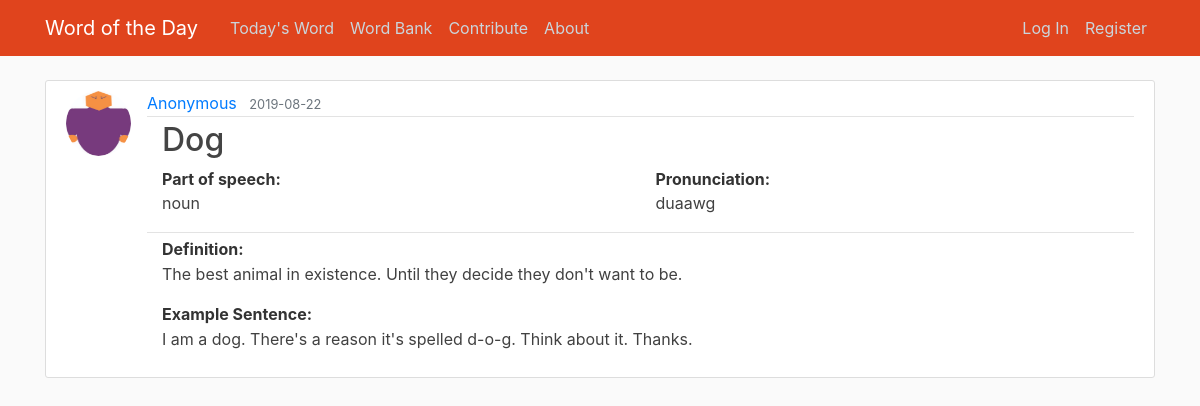
/word/192, run on the app's committed database.
### wotd/models.py (models this page shows, shortened)
class User(db.Model, UserMixin):
    id = db.Column(db.Integer, primary_key=True)
    username = db.Column(db.String(20), unique=True, nullable=False)
    email = db.Column(db.String(120), unique=True, nullable=False)
    image_file = db.Column(db.String(20), nullable=False, default='default.jpg')
    password = db.Column(db.String(60), nullable=False)
    isAdmin = db.Column(db.Boolean, nullable=False, default=False)
    words = db.relationship('Word', backref='contributor', lazy=True)

class Word(db.Model):
    id = db.Column(db.Integer, primary_key=True)
    word = db.Column(db.String(100), nullable=False)
    partOfSpeech_id = db.Column(db.Integer, db.ForeignKey('part_of_speech.id'), nullable=False)
    definition = db.Column(db.Text, nullable=False)
    exampleSentence = db.Column(db.Text, nullable=False)
    ipa = db.Column(db.Text, nullable=True)
    date_added = db.Column(db.DateTime, nullable=False, default=datetime.utcnow)
    date_published = db.Column(db.Date, nullable=True)
    user_id = db.Column(db.Integer, db.ForeignKey('user.id'), nullable=True)

class PartOfSpeech(db.Model):
    id = db.Column(db.Integer, primary_key=True)
    partOfSpeech = db.Column(db.String(100), nullable=False)
    words = db.relationship('Word', backref='part_o_speech', lazy=True)

### wotd/routes.py (the view)
@app.route("/word/<int:word_id>")
def word(word_id):
    word = Word.query.get_or_404(word_id)
    return render_template('word.html', title=word.word, word=word, user=current_user)

### wotd/templates/word.html (shortened to what this page needs)
{% extends "layout.html" %}
{% block content %}
        <article class="media content-section">
          <img class="rounded-circle article-img" src="{{ url_for('static', filename='profile_pics/' + word.contributor.image_file) }}">
            <div class="media-body">
                <div class="article-metadata">
                  <a class="mr-2" href="{{ url_for('word_bank_user', user_id=word.user_id) }}">{{ word.contributor.username }}</a>
                  {% if word.date_published %}
                    <small class="text-muted">{{ word.date_published.strftime('%Y-%m-%d') }}</small>
                  {% endif %}
                </div>
                <div class="container">
                    <h2 class="article-title">{{ word.word }}</h2>
                    <div class="row article-metadata">
                        <div class="col-md-6">
                            <b>Part of speech:</b>
                            <p class="article-content">{{ word.part_o_speech.partOfSpeech }}</p>
                        </div>
                        <div class="col-md-6">
                            {% if word.ipa %}
                                <b>Pronunciation:</b>
                                <p class="article-content">{{ word.ipa }}</p>
                            {% endif %}
                        </div>
                    </div>
                <div>
                    <p class="article-header">Definition: </p>
                    <p class="article-content">{{ word.definition }}</p>
                </div>
                <div>
                    <p class="article-header">Example Sentence: </p>
                    <p class="article-content">{{ word.exampleSentence }}</p>
                </div>
                </div>
            </div>
        </article>
{% endblock content %}

### wotd/static/main.css (style rules this page uses)
body { background: #fafafa; color: #333333; margin-top: 5rem; }
h1, h2, h3, h4, h5, h6 { color: #4f4f4f; }
.content-section { background: #ffffff; padding: 10px 20px; border: 1px solid #dddddd; border-radius: 3px; margin-bottom: 20px; }
.article-title { color: #444444; }
.article-header { font-weight: bold; margin-bottom: 1px }
.article-content { color: #414141 }
.article-img { height: 65px; width: 65px; margin-right: 16px; }
.article-metadata { padding-bottom: 1px; margin-bottom: 4px; border-bottom: 1px solid #e3e3e3 }

### data on the page
User: image_file (placeholder picture), contributor.username "Anonymous"
Word: date_published "2019-08-22", word "Dog", ipa "duaawg", definition "The best animal in existence. Until they decide they don't want to be.", exampleSentence "I am a dog. There's a reason it's spelled d-o-g. Think about it. Thanks."
PartOfSpeech: part_o_speech.partOfSpeech "noun"
